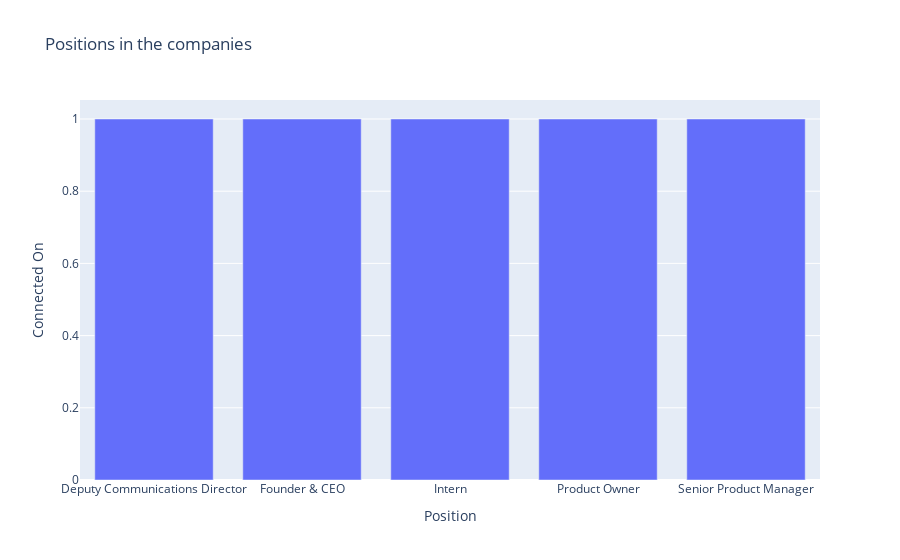

Notebook source saved alongside this figure:
### Code cell
px.bar(lkd.groupby(by = 'Position').count().sort_values(by = 'First Name', ascending = False).reset_index(drop = False),
      x='Position',
      y='Connected On',
      title = "Positions in the companies"
      )

### Figure 1 — Plotly figure (JSON) as saved in the notebook; plotly's stock layout.template omitted (floating-point values rounded to 4 significant figures)
{"data": [{"alignmentgroup": "True", "hovertemplate": "Position=%{x}<br>Connected On=%{y}<extra></extra>", "legendgroup": "", "marker": {"color": "#636efa", "pattern": {"shape": ""}}, "name": "", "offsetgroup": "", "orientation": "v", "showlegend": false, "textposition": "auto", "type": "bar", "x": ["Deputy Communications Director", "Founder & CEO", "Intern", "Product Owner", "Senior Product Manager"], "xaxis": "x", "y": [1, 1, 1, 1, 1], "yaxis": "y"}], "layout": {"autosize": true, "barmode": "relative", "legend": {"tracegroupgap": 0}, "title": {"text": "Positions in the companies"}, "xaxis": {"anchor": "y", "autorange": true, "domain": [0, 1], "range": [-0.5, 4.5], "title": {"text": "Position"}, "type": "category"}, "yaxis": {"anchor": "x", "autorange": true, "domain": [0, 1], "range": [0, 1.053], "title": {"text": "Connected On"}, "type": "linear"}}}
